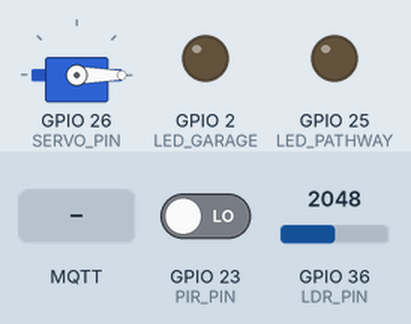
A sketch run on a simulated ESP32. Shown: servo, output pins drawn as LEDs (lit = HIGH). The test bench sets the inputs (shaded band); at power-on: GPIO 23 (PIR_PIN) LOW, GPIO 36 (LDR_PIN) = 2048. WiFi joins after 1.5 s; servers stay silent unless stated; no MQTT or app messages arrive unless stated; what the sketch prints to the serial monitor is not drawn.

Above: at 2.7 s.
2.8 s: MQTT message "ON" arrives on the first subscribed topic
At 3.63 s:
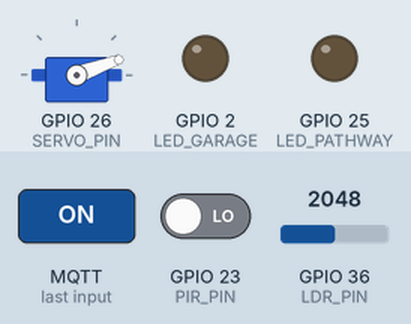
6.3 s: MQTT message "ON" arrives on the second subscribed topic
At 7.6 s:
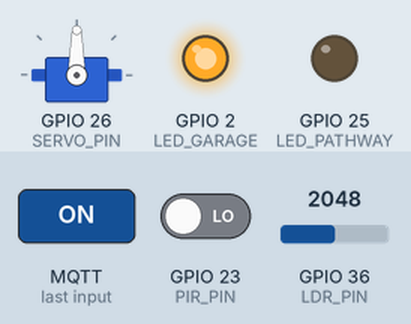
8.0 s: MQTT message "CLOSE" arrives on the first subscribed topic
At 8.54 s:
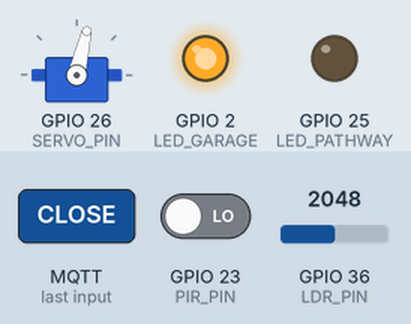
11.5 s: MQTT message "ON" arrives on the third subscribed topic
At 12.9 s:
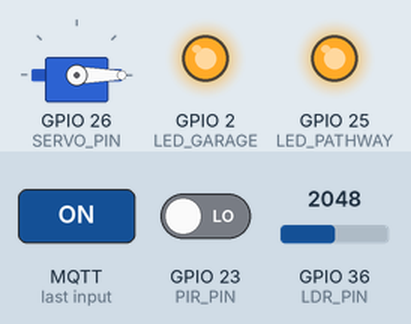
15.0 s: MQTT message "OPEN" arrives on the first subscribed topic
At 15.87 s:
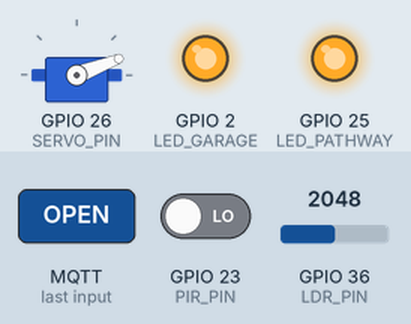
18.5 s: MQTT message "home/broadcast/" arrives on the second subscribed topic
At 19.5 s:
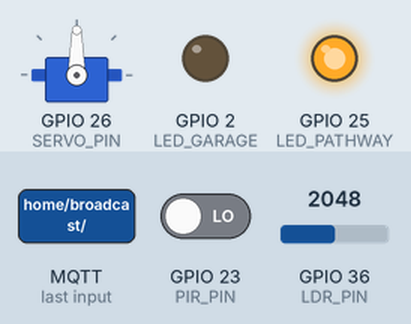
Timing chart, 0 to 21.5 s (numbered marks = the images above; inputs shaded):
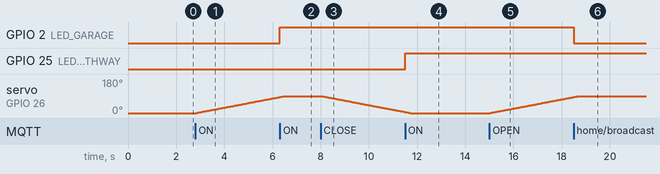

The sketch:

esp32_05_garage.ino
```cpp
/**
 * ============================================================
 * Smart Home AIoT — ESP32 #5 Garage
 * ============================================================
 *
 * Board   : ESP32 DevKit V1 (ESP32-WROOM-32)
 * Zone    : โรงรถ (Garage)
 *
 * Wiring:
 *   GPIO2  → 220Ω → LED(+) → LED(−) → GND         ไฟโรงรถ (direct)
 *   GPIO13 ← MQ-2 D0                               แก๊ส/ควัน (digital)
 *   GPIO25 → 220Ω → LED(+) → LED(−) → GND         ไฟทางเดิน (direct)
 *   GPIO26 → Servo SG90 Signal (5V VCC, GND shared) ประตูโรงรถ
 *   GPIO27 ← PIR HC-SR501 OUT                      ตรวจจับการเคลื่อนไหว (HIGH=motion)
 *   GPIO34 ← MQ-2 A0                               แก๊ส/ควัน (analog, input-only)
 *   GPIO36 ← LDR: 3.3V→10kΩ→GPIO36→LDR→GND        แสงสว่าง (input-only)
 *
 * Servo SG90 ประตูโรงรถ:
 *   OPEN   = 180° (ปรับได้ด้วย SERVO_OPEN)
 *   CLOSED =   0° (ปรับได้ด้วย SERVO_CLOSED)
 *   คุมผ่านองศาล้วนๆ ไม่มี Limit Switch
 *
 * MQ-2: D0 = LOW เมื่อแก๊สเกิน threshold
 * MQ warm-up: 60 วินาทีหลัง boot
 * Auto-safety: gas alert → เปิดประตูระบายอากาศอัตโนมัติ
 *
 * WiFi    : Primary=Maradosx / Fallback=SmartHome-Local
 * MQTT    : 54.226.244.180:1883  Client=esp32-garage
 *
 * Publish:
 *   home/garage/smoke_lpg        int ADC 0-4095 (MQ-2 analog)
 *   home/garage/smoke_alert      ON/OFF (MQ-2 digital, LOW=alert)
 *   home/garage/motion           ON/OFF (PIR)
 *   home/garage/door/state       OPEN/CLOSED/STOPPED
 *   home/garage/light/state      ON/OFF
 *   home/garage/pathway/state    ON/OFF
 *   home/garage/ldr              int ADC 0-4095
 *
 * Subscribe:
 *   home/garage/door/set         OPEN/CLOSE/STOP
 *   home/garage/light/set        ON/OFF
 *   home/garage/pathway/set      ON/OFF
 *   home/broadcast/#
 *
 * Libraries: PubSubClient, ESP32Servo
 * ============================================================
 */

#include <WiFi.h>
#include <PubSubClient.h>
#include <ESP32Servo.h>

// ─── WiFi ─────────────────────────────────────────────────
const char* WIFI_SSID_1 = "Chawee";
const char* WIFI_PASS_1 = "YOUR_WIFI_PASSWORD";
const char* WIFI_SSID_2 = "SmartHome-Local";
const char* WIFI_PASS_2 = "YOUR_AP_PASSWORD";

// ─── MQTT ─────────────────────────────────────────────────
const char* MQTT_SERVER = "YOUR_EC2_IP";   // EC2 t3.small
const int   MQTT_PORT   = 1883;
const char* MQTT_CLIENT = "esp32-garage";

// ─── Pins ─────────────────────────────────────────────────
#define LED_GARAGE   2    // ไฟโรงรถ (direct)
#define MQ2_DIGITAL  13   // D0: LOW = แก๊สเกิน threshold
#define LED_PATHWAY  25   // ไฟทางเดิน (direct)
#define SERVO_PIN    26   // Servo SG90 Signal
#define PIR_PIN      23   // PIR OUT: HIGH = มีการเคลื่อนไหว
#define MQ2_ANALOG   34   // A0: ADC1 input-only
#define LDR_PIN      36   // ADC1 input-only

// ─── Servo 180° standard — control by ANGLE (เหมือนประตูหน้าบ้าน) ───
// 0° = ปิด · 90° = เปิด · step-by-step → เปิดปิดช้านุ่ม
const int DOOR_CLOSED_ANGLE = 0;     // ปิด
const int DOOR_OPEN_ANGLE   = 90;    // เปิด
const int SERVO_MIN_ANGLE   = 0;     // safety guard
const int SERVO_MAX_ANGLE   = 90;    // safety guard
const unsigned long DOOR_STEP_MS = 40;  // step 1° ทุก 40ms = 90° ใช้ ~3.6 วินาที (ช้านุ่ม)

// ─── MQTT Topics ──────────────────────────────────────────
#define T_SMOKE          "home/garage/smoke_lpg"
#define T_SMOKE_ALERT    "home/garage/smoke_alert"
#define T_DOOR_STATE     "home/garage/door/state"
#define T_MOTION         "home/garage/motion"
#define T_LIGHT_STATE    "home/garage/light/state"
#define T_PATHWAY_STATE  "home/garage/pathway/state"
#define T_LDR            "home/garage/ldr"
#define T_DOOR_SET       "home/garage/door/set"
#define T_LIGHT_SET      "home/garage/light/set"
#define T_PATHWAY_SET    "home/garage/pathway/set"
#define T_ALL_LIGHT_SET   "home/garage/all/set"      // ใหม่: master toggle 2 ดวงพร้อมกัน
#define T_ALL_LIGHT_STATE "home/garage/all/state"    // ใหม่: state รวม
#define T_BROADCAST      "home/broadcast/#"

// ─── Timing ───────────────────────────────────────────────
const unsigned long SENSOR_MS = 30000;
const unsigned long PIR_MS    =   500;  // ตรวจ PIR ทุก 500ms
const unsigned long LDR_MS    = 10000;
const unsigned long RECONNECT =  5000;
const unsigned long MQ_WARMUP = 60000;

// ─── State ────────────────────────────────────────────────
WiFiClient   wifiClient;
PubSubClient mqtt(wifiClient);
Servo        garageDoor;

enum DoorState { DOOR_OPEN, DOOR_CLOSED, DOOR_OPENING, DOOR_CLOSING, DOOR_STOPPED };
DoorState doorState = DOOR_CLOSED;

unsigned long tSensor = 0, tPIR = 0, tLDR = 0, tReconn = 0, bootTime = 0;
unsigned long tDoorStep = 0;            // เวลา step ล่าสุด
int currentDoorAngle = DOOR_CLOSED_ANGLE;  // องศาปัจจุบัน
int targetDoorAngle  = DOOR_CLOSED_ANGLE;  // องศาเป้าหมาย
bool doorMoving = false;
bool garageLight  = false;
bool pathwayLight = false;
bool mqReady      = false;
bool lastGasAlert = false;
bool lastMotion   = false;

// ══════════════════════════════════════════════════════════
void setup() {
  Serial.begin(115200);
  Serial.println("\n[BOOT] ESP32 #5 Garage");

  pinMode(LED_GARAGE,  OUTPUT); digitalWrite(LED_GARAGE,  LOW);
  pinMode(LED_PATHWAY, OUTPUT); digitalWrite(LED_PATHWAY, LOW);
  pinMode(MQ2_DIGITAL, INPUT);
  pinMode(PIR_PIN,     INPUT);
  // GPIO34, 36 = input-only

  ESP32PWM::allocateTimer(0);
  garageDoor.setPeriodHertz(50);
  // Attach + ตั้งให้ปิด (0°) ตอน boot
  garageDoor.attach(SERVO_PIN, 500, 2400);
  garageDoor.write(DOOR_CLOSED_ANGLE);
  Serial.printf("[SERVO] 180° angle-based — closed=%d°  open=%d°  step=%lums (full travel ~%.1fs)\n",
                DOOR_CLOSED_ANGLE, DOOR_OPEN_ANGLE, DOOR_STEP_MS,
                (DOOR_OPEN_ANGLE - DOOR_CLOSED_ANGLE) * DOOR_STEP_MS / 1000.0);

  bootTime = millis();

  connectWiFi();
  mqtt.setServer(MQTT_SERVER, MQTT_PORT);
  mqtt.setCallback(mqttCallback);
  mqtt.setBufferSize(512);
  connectMQTT();

  Serial.println("[MQ-2] Warming up 60s...");
}

void loop() {
  if (!mqtt.connected()) {
    if (millis() - tReconn > RECONNECT) { tReconn = millis(); connectMQTT(); }
  } else {
    mqtt.loop();
  }

  if (!mqReady && millis() - bootTime > MQ_WARMUP) {
    mqReady = true;
    Serial.println("[MQ-2] Warm-up done ✓");
  }

  // ─── Door servo: step 1° ทุก DOOR_STEP_MS ms (เปิดปิดนุ่ม) ───
  if (doorMoving && millis() - tDoorStep > DOOR_STEP_MS) {
    tDoorStep = millis();

    if      (currentDoorAngle < targetDoorAngle) currentDoorAngle++;
    else if (currentDoorAngle > targetDoorAngle) currentDoorAngle--;

    currentDoorAngle = constrain(currentDoorAngle, SERVO_MIN_ANGLE, SERVO_MAX_ANGLE);
    garageDoor.write(currentDoorAngle);

    // ถึงเป้าหมายแล้ว
    if (currentDoorAngle == targetDoorAngle) {
      doorMoving = false;
      doorState  = (targetDoorAngle == DOOR_OPEN_ANGLE) ? DOOR_OPEN : DOOR_CLOSED;
      pubDoorState();
      Serial.printf("[SERVO] ✓ %s ที่ %d° (servo holding position)\n",
                    doorState == DOOR_OPEN ? "OPEN 🔓" : "CLOSED 🔒", currentDoorAngle);
    }
  }

  // ─── Periodic refresh: re-write angle ทุก 5 วินาที (กัน servo drift) ──
  static unsigned long tHoldRefresh = 0;
  if (!doorMoving && millis() - tHoldRefresh > 5000) {
    tHoldRefresh = millis();
    garageDoor.write(currentDoorAngle);
  }

  if (millis() - tPIR    > PIR_MS)    { tPIR    = millis(); checkPIR(); }
  if (millis() - tSensor > SENSOR_MS) { tSensor = millis(); publishGas(); }
  if (millis() - tLDR    > LDR_MS)    { tLDR    = millis(); publishLDR(); }
}

// ─── WiFi ─────────────────────────────────────────────────
void connectWiFi() {
  WiFi.begin(WIFI_SSID_1, WIFI_PASS_1);
  Serial.print("[WiFi] " + String(WIFI_SSID_1));
  for (int i = 0; i < 20 && WiFi.status() != WL_CONNECTED; i++) { delay(500); Serial.print("."); }
  if (WiFi.status() == WL_CONNECTED) { Serial.println(" ✓ " + WiFi.localIP().toString()); return; }

  WiFi.begin(WIFI_SSID_2, WIFI_PASS_2);
  Serial.print("\n[WiFi] Fallback");
  for (int i = 0; i < 20 && WiFi.status() != WL_CONNECTED; i++) { delay(500); Serial.print("."); }
  if (WiFi.status() == WL_CONNECTED) { Serial.println(" ✓ " + WiFi.localIP().toString()); }
  else { Serial.println(" ✗ Restart"); ESP.restart(); }
}

// ─── MQTT ─────────────────────────────────────────────────
void connectMQTT() {
  Serial.print("[MQTT] Connecting...");
  if (mqtt.connect(MQTT_CLIENT)) {
    Serial.println(" ✓");
    mqtt.subscribe(T_DOOR_SET);
    mqtt.subscribe(T_LIGHT_SET);
    mqtt.subscribe(T_PATHWAY_SET);
    mqtt.subscribe(T_ALL_LIGHT_SET);          // ใหม่
    mqtt.subscribe(T_BROADCAST);
    pubDoorState();
    pubBool(T_LIGHT_STATE,     garageLight);
    pubBool(T_PATHWAY_STATE,   pathwayLight);
    pubBool(T_ALL_LIGHT_STATE, garageLight && pathwayLight);  // ใหม่
    pubBool(T_MOTION,          false);
    pubBool(T_SMOKE_ALERT,     false);
  } else {
    Serial.println(" ✗ rc=" + String(mqtt.state()));
  }
}

void mqttCallback(char* topic, byte* payload, unsigned int length) {
  String t   = String(topic);
  String msg = "";
  for (unsigned int i = 0; i < length; i++) msg += (char)payload[i];
  msg.toUpperCase();
  Serial.println("[MQTT IN] " + t + " → " + msg);

  if      (t == T_DOOR_SET)        handleDoorCommand(msg);
  else if (t == T_LIGHT_SET)       setGarageLight(msg == "ON");
  else if (t == T_PATHWAY_SET)     setPathway(msg == "ON");
  else if (t == T_ALL_LIGHT_SET)   setGarageAll(msg == "ON");      // ใหม่ — toggle 2 ดวงพร้อมกัน
  else if (t.startsWith("home/broadcast/")) {
    String sub = t.substring(15);
    if (sub == "garage/door/set")    handleDoorCommand(msg);
    if (sub == "garage/light/set")   setGarageLight(msg == "ON");
    if (sub == "garage/pathway/set") setPathway(msg == "ON");
    if (sub == "garage/all/set")     setGarageAll(msg == "ON");    // ใหม่ via broadcast
  }
}

// ─── Door / Servo ─────────────────────────────────────────
void handleDoorCommand(const String& cmd) {
  if      (cmd == "OPEN"  || cmd == "ON")  openDoor();
  else if (cmd == "CLOSE" || cmd == "OFF") closeDoor();
  else if (cmd == "STOP")                  stopDoor();
}

void openDoor() {
  if (doorState == DOOR_OPEN && !doorMoving) {
    Serial.println("[DOOR] Already OPEN");
    pubDoorState();
    return;
  }
  targetDoorAngle = DOOR_OPEN_ANGLE;
  doorState  = DOOR_OPENING;
  doorMoving = true;
  tDoorStep  = millis();
  if (!garageDoor.attached()) garageDoor.attach(SERVO_PIN, 500, 2400);
  pubDoorState();
  Serial.printf("[SERVO] 🔓 OPENING: %d° → %d° (step 1°/%lums)\n",
                currentDoorAngle, targetDoorAngle, DOOR_STEP_MS);
}

void closeDoor() {
  if (doorState == DOOR_CLOSED && !doorMoving) {
    Serial.println("[DOOR] Already CLOSED");
    pubDoorState();
    return;
  }
  targetDoorAngle = DOOR_CLOSED_ANGLE;
  doorState  = DOOR_CLOSING;
  doorMoving = true;
  tDoorStep  = millis();
  if (!garageDoor.attached()) garageDoor.attach(SERVO_PIN, 500, 2400);
  pubDoorState();
  Serial.printf("[SERVO] 🔒 CLOSING: %d° → %d° (step 1°/%lums)\n",
                currentDoorAngle, targetDoorAngle, DOOR_STEP_MS);
}

void stopDoor() {
  // หยุดทันทีตรงนี้ — servo ค้างองศาปัจจุบัน
  targetDoorAngle = currentDoorAngle;
  doorMoving = false;
  doorState  = DOOR_STOPPED;
  pubDoorState();
  Serial.printf("[SERVO] STOP ที่ %d° (servo holding)\n", currentDoorAngle);
}

// ─── Garage Lights ALL: toggle 2 ดวงพร้อมกัน real-time ──────
void setGarageAll(bool on) {
  // เขียน GPIO 2 ตัวติดกัน — ห่างกัน <1µs = ตามองเห็นพร้อมกัน
  digitalWrite(LED_GARAGE,  on ? HIGH : LOW);   // ไฟโรงรถ
  digitalWrite(LED_PATHWAY, on ? HIGH : LOW);   // ไฟทางเดิน

  garageLight  = on;
  pathwayLight = on;
  pubBool(T_LIGHT_STATE,     on);
  pubBool(T_PATHWAY_STATE,   on);
  pubBool(T_ALL_LIGHT_STATE, on);

  Serial.printf("[GARAGE] 💡 ALL → %s (real-time)\n", on ? "ON" : "OFF");
}

// ─── PIR Motion (Smart Edge Detection) ────────────────────
// Logic:
//   1. ตรวจ "เริ่มขยับ" (rising edge LOW→HIGH) → reset timer
//   2. ถ้าไม่มี rising edge ใหม่ใน MOTION_TIMEOUT → Clear
//   3. ป้องกัน PIR ค้าง HIGH (stuck): auto-clear แม้ GPIO ยัง HIGH
//   4. Debounce: ต้อง stable เกิน DEBOUNCE_MS ก่อน count เป็น edge
const unsigned long MOTION_TIMEOUT  = 30000;  // 30 วิ ไม่มี edge → Clear
const unsigned long DEBOUNCE_MS     =   200;  // กัน noise / spike

bool lastRawState = false;
unsigned long lastEdgeTime  = 0;   // เวลาที่เกิด rising edge ล่าสุด
unsigned long lastChangeTime = 0;
bool motionReported = false;

void checkPIR() {
  bool rawState = (digitalRead(PIR_PIN) == HIGH);
  unsigned long now = millis();

  // Track raw state changes (debounce)
  if (rawState != lastRawState) {
    if (now - lastChangeTime > DEBOUNCE_MS) {
      // Rising edge: LOW → HIGH = "เริ่มขยับ"
      if (rawState && !lastRawState) {
        lastEdgeTime = now;
        Serial.printf("[PIR] ⚡ Rising edge — เริ่มขยับ\n");
      }
      lastRawState = rawState;
      lastChangeTime = now;
    }
  }

  // ── Decide motion state ──
  bool motion;
  if (lastEdgeTime == 0) {
    // ยังไม่เคยมี edge ตั้งแต่ boot
    motion = false;
  } else if (now - lastEdgeTime < MOTION_TIMEOUT) {
    // มี edge ภายใน 30 วิ = ยังถือว่ามีคน
    motion = true;
  } else {
    // นานเกินไป = clear (auto-clear แม้ PIR ค้าง HIGH)
    motion = false;
  }

  // Publish เมื่อสถานะเปลี่ยน
  if (motion != motionReported) {
    motionReported = motion;
    pubBool(T_MOTION, motion);
    Serial.printf("[PIR] 🔔 สถานะ → %s\n",
                  motion ? "DETECTED 🚨" : "Clear ✓");
  }

  // Log ทุก 10 วิ
  static unsigned long lastLog = 0;
  if (now - lastLog > 10000) {
    lastLog = now;
    if (lastEdgeTime > 0) {
      unsigned long sinceEdge = (now - lastEdgeTime) / 1000;
      Serial.printf("[PIR] %s  raw=%s  last edge: %lus ago\n",
                    motion ? "🚨 DETECTED" : "✓ Clear",
                    rawState ? "HIGH" : "LOW",
                    sinceEdge);
    } else {
      Serial.printf("[PIR] ✓ Clear  raw=%s  (no motion ever)\n",
                    rawState ? "HIGH" : "LOW");
    }
  }
}

// ─── MQ-2 Gas + Auto Safety ───────────────────────────────
void publishGas() {
  if (!mqReady) {
    long rem = (MQ_WARMUP - (millis() - bootTime)) / 1000;
    Serial.printf("[MQ-2] Warming up... %lds\n", rem > 0 ? rem : 0);
    return;
  }
  int  gas   = analogRead(MQ2_ANALOG);
  bool alert = (digitalRead(MQ2_DIGITAL) == LOW);
  char buf[10];
  itoa(gas, buf, 10);
  mqtt.publish(T_SMOKE,       buf, true);
  mqtt.publish(T_SMOKE_ALERT, alert ? "ON" : "OFF", true);
  Serial.printf("[MQ-2] ADC=%d  Alert=%s\n", gas, alert ? "⚠ SMOKE/GAS!" : "OK");

  if (alert != lastGasAlert) {
    lastGasAlert = alert;
    if (alert && doorState == DOOR_CLOSED) {
      Serial.println("[MQ-2] ⚠️  Gas alert → Auto open door!");
      openDoor();
    }
  }
}

// ─── LDR ──────────────────────────────────────────────────
void publishLDR() {
  int v = analogRead(LDR_PIN);
  char buf[10]; itoa(v, buf, 10);
  mqtt.publish(T_LDR, buf, true);
  Serial.printf("[LDR] ADC=%d (%s)\n", v, v > 2000 ? "มืด" : "สว่าง");
}

// ─── Actuators ────────────────────────────────────────────
void setGarageLight(bool on) {
  garageLight = on;
  digitalWrite(LED_GARAGE, on ? HIGH : LOW);
  pubBool(T_LIGHT_STATE, on);
  Serial.printf("[LED] ไฟโรงรถ → %s\n", on ? "ON" : "OFF");
}

void setPathway(bool on) {
  pathwayLight = on;
  digitalWrite(LED_PATHWAY, on ? HIGH : LOW);
  pubBool(T_PATHWAY_STATE, on);
  Serial.printf("[LED] ไฟทางเดิน → %s\n", on ? "ON" : "OFF");
}

// ─── Helpers ──────────────────────────────────────────────
void pubBool(const char* t, bool v) { mqtt.publish(t, v ? "ON" : "OFF", true); }

void pubDoorState() {
  const char* s = (doorState == DOOR_OPEN)    ? "OPEN"    :
                  (doorState == DOOR_CLOSED)  ? "CLOSED"  :
                  (doorState == DOOR_OPENING) ? "OPENING" :
                  (doorState == DOOR_CLOSING) ? "CLOSING" : "STOPPED";
  mqtt.publish(T_DOOR_STATE, s, true);
}
```

Measured:
- after the input at 2.8 s, servo on GPIO 26 (SERVO_PIN): moves from 0° to 85° over 3.5 s, starting at once
- after the input at 6.3 s, GPIO 2 (LED_GARAGE): LOW → HIGH at once
- after the input at 8.0 s, servo on GPIO 26 (SERVO_PIN): moves from 90° to 6° over 3.4 s, starting at once
- after the input at 11.5 s, GPIO 25 (LED_PATHWAY): LOW → HIGH at once
- after the input at 15.0 s, servo on GPIO 26 (SERVO_PIN): moves from 0° to 84° over 3.4 s, starting at once
- after the input at 18.5 s, GPIO 2 (LED_GARAGE): HIGH → LOW at once
